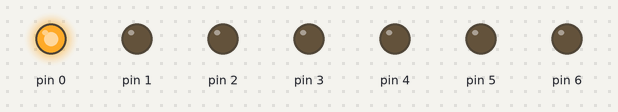
The sketch below on a simulated Arduino Uno, built with avr-gcc and run on an emulated ATmega328P. On the bench: output pins drawn as LEDs (lit = HIGH).

Above: at 0.5 s.
At 2.5 s:
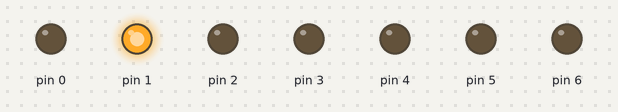
At 4.5 s:
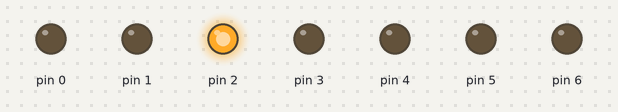
At 8.5 s:
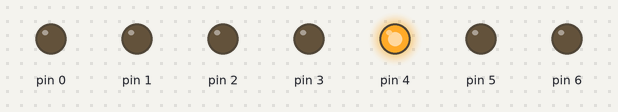
At 12.5 s:
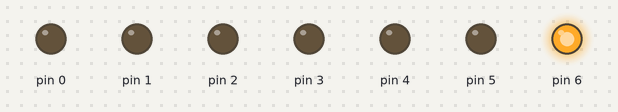
At 17.5 s:
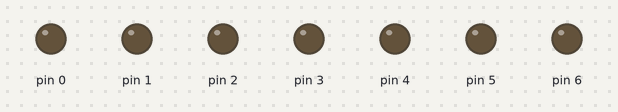
Timing chart, 0 to 18.2 s (numbered marks = the images above):
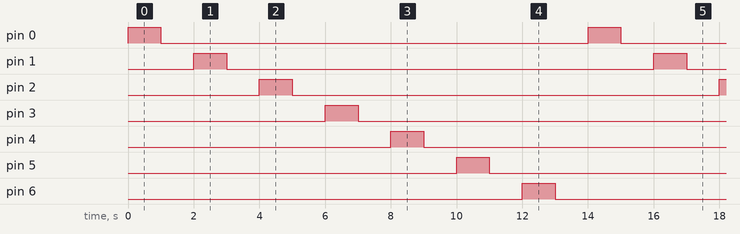

The sketch:

L2_2.ino
```cpp
/*
  Lesson 2
  Mission 2
*/
void setup() {
  // put your setup code here, to run once:

  pinMode(0, OUTPUT);
  pinMode(1, OUTPUT);
  pinMode(2, OUTPUT);
  pinMode(3, OUTPUT);
  pinMode(4, OUTPUT);
  pinMode(5, OUTPUT);
  pinMode(6, OUTPUT);
}


void loop() {
  // put your main code here, to run repeatedly:
  //blink led 0
  digitalWrite(0, HIGH);
  delay(1000);
  digitalWrite(0, LOW);
  delay(1000);

  //blink led 1
  digitalWrite(1, HIGH);
  delay(1000);
  digitalWrite(1, LOW);
  delay(1000);

  //blink led 2
  digitalWrite(2, HIGH);
  delay(1000);
  digitalWrite(2, LOW);
  delay(1000);


  //blink led 3
  digitalWrite(3, HIGH);
  delay(1000);
  digitalWrite(3, LOW);
  delay(1000);

  //blink led 4
  digitalWrite(4, HIGH);
  delay(1000);
  digitalWrite(4, LOW);
  delay(1000);

  //blink led 5
  digitalWrite(5, HIGH);
  delay(1000);
  digitalWrite(5, LOW);
  delay(1000);

  //blink led 6
  digitalWrite(6, HIGH);
  delay(1000);
  digitalWrite(6, LOW);
  delay(1000);

}
```

Measured:
- by itself, pin 0–6: alternates HIGH for 1.0 s and LOW for 13.0 s
- by itself, everything shown: repeats every 14.0 s, in 14 steps
